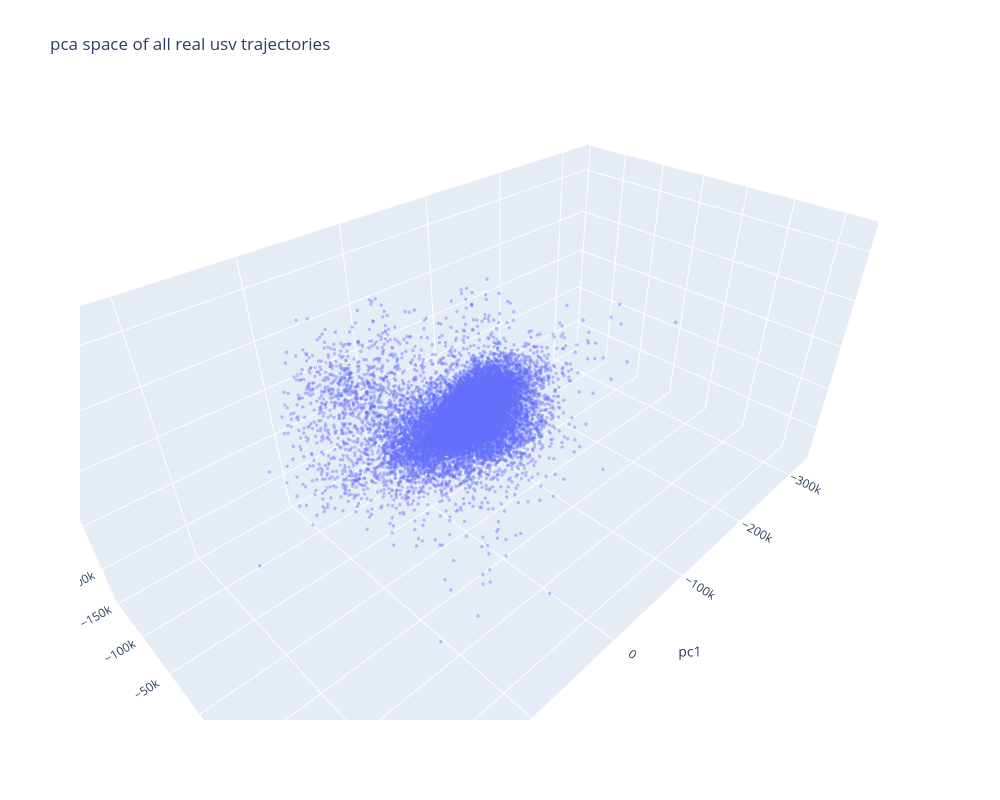

Notebook cell for this chart:
### Code cell
all_trajectories_arr = np.array(train_resampled_trajectories)
means = all_trajectories_arr.mean(axis=1, keepdims=True)
centered = all_trajectories_arr - means
pca_coords = pca_full.transform(centered)[:, :3]

fig = go.Figure(data=[go.Scatter3d(
    x=pca_coords[:, 0],
    y=pca_coords[:, 1],
    z=pca_coords[:, 2],
    mode='markers',
    marker=dict(size=2, opacity=0.4),
    text=[f"trajectory {i}" for i in range(len(pca_coords))],  # shows on hover
    hoverinfo='text'
)])

fig.update_layout(
    title="pca space of all real usv trajectories",
    scene=dict(
        xaxis_title="pc1", yaxis_title="pc2", zaxis_title="pc3",
        camera=dict(eye=dict(x=1.0, y=1.0, z=1.0))  # closer default view than plotly's usual 1.25/1.25/1.25
    ),
    width=1000, height=800  # bigger plot area = more sensitive-feeling drag/scroll
)

fig.show()

### Figure 1 — Plotly figure (JSON) as saved in the notebook; plotly's stock layout.template omitted (floating-point values rounded to 4 significant figures; data arrays with more than 128 entries replaced by an {"elided": "..."} marker saying what was removed)
{"data": [{"hoverinfo": "text", "marker": {"opacity": 0.4, "size": 2}, "mode": "markers", "text": {"elided": "19498 str values"}, "type": "scatter3d", "x": {"elided": "19498 float values"}, "y": {"elided": "19498 float values"}, "z": {"elided": "19498 float values"}}], "layout": {"height": 800, "scene": {"camera": {"eye": {"x": 1, "y": 1, "z": 1}}, "xaxis": {"title": {"text": "pc1"}}, "yaxis": {"title": {"text": "pc2"}}, "zaxis": {"title": {"text": "pc3"}}}, "title": {"text": "pca space of all real usv trajectories"}, "width": 1000}}
